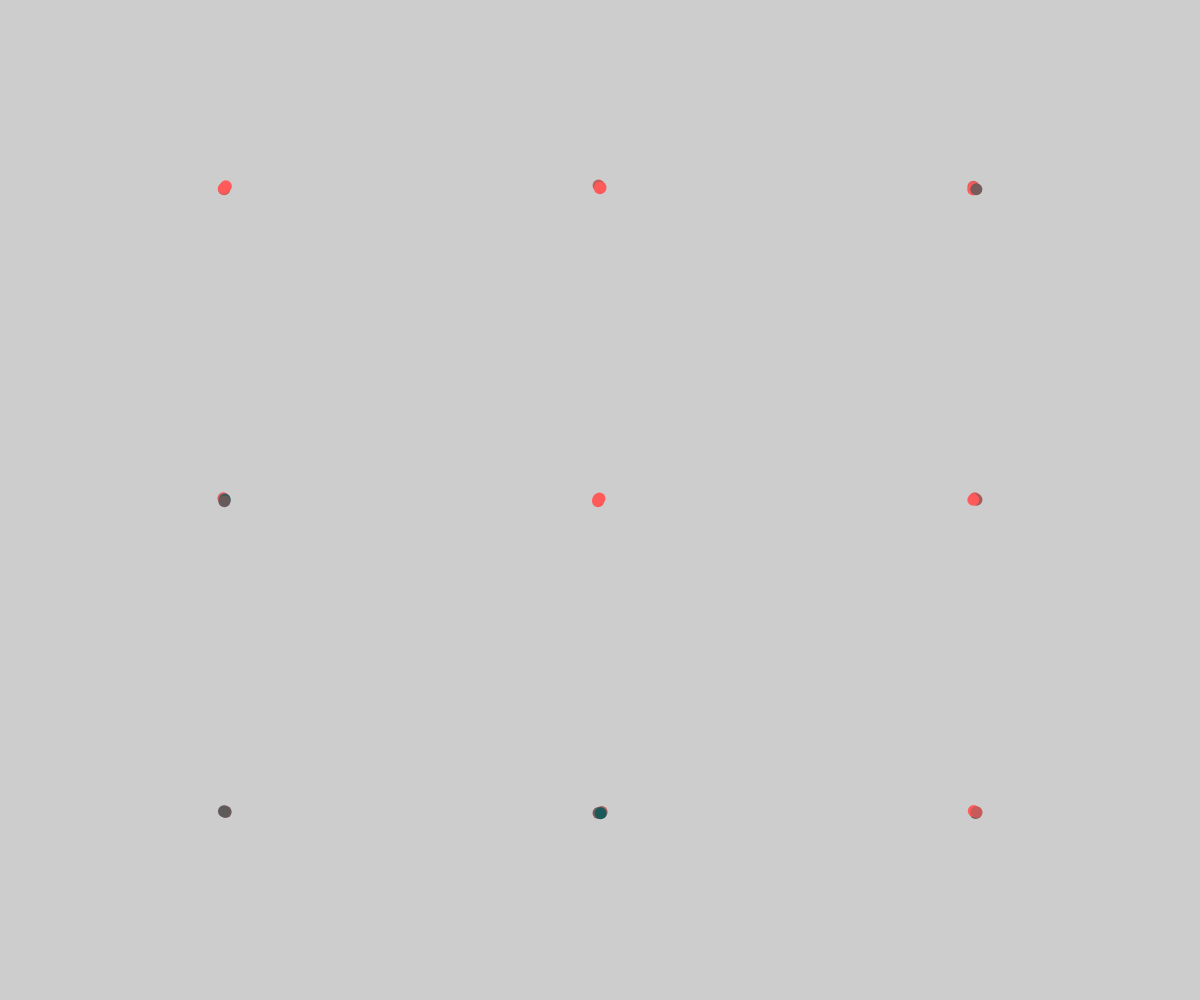
Frame 1 (no input)
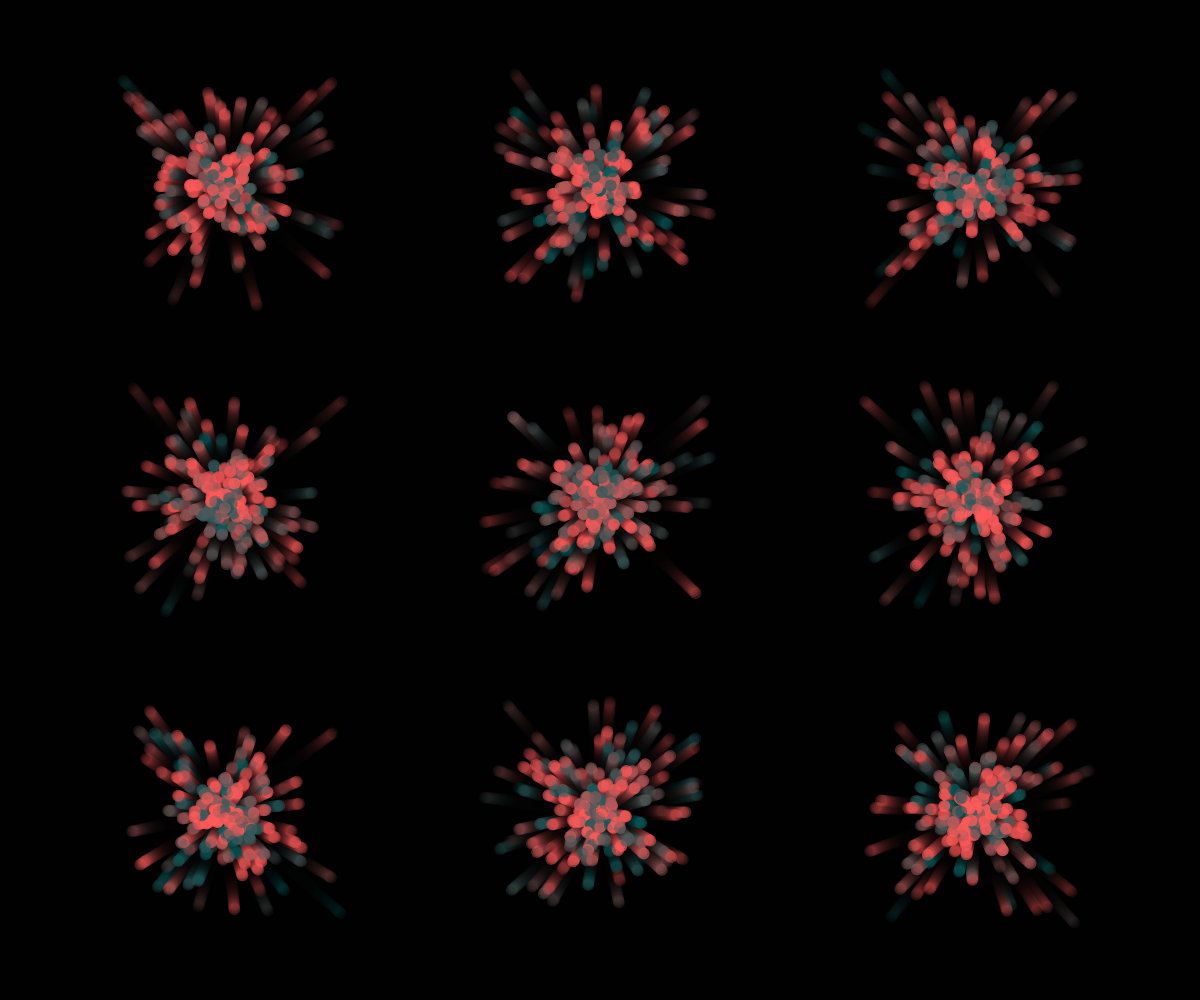
Frame 60 (no input)
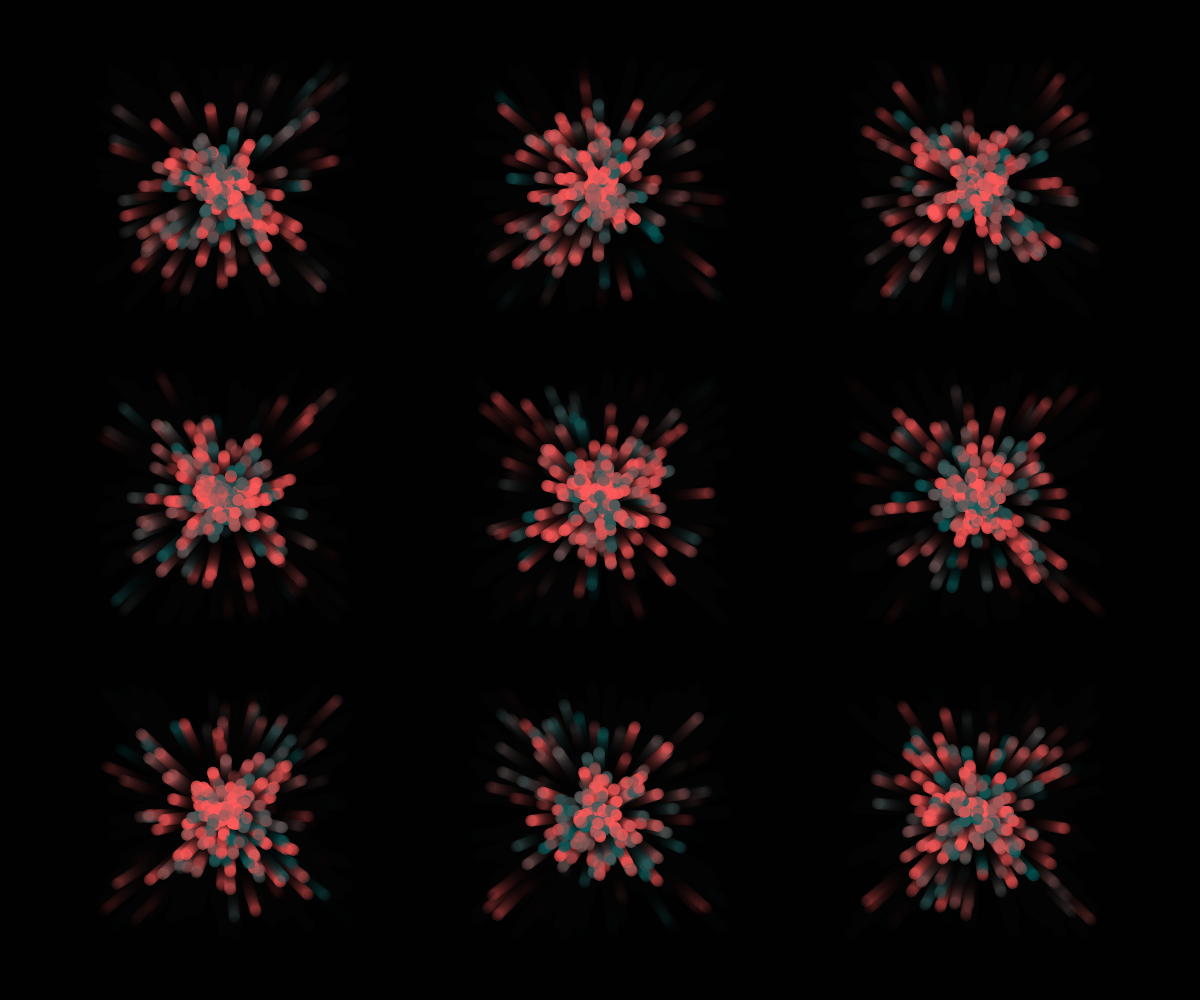
Frame 120 (the mouse pressed at the canvas centre since frame 60)

The p5.js sketch that drew these frames (run headless with seeded random() and noise() and a simulated clock; from frame 60 on, the mouse is pressed at the canvas centre):

// p5.js sketch
// ── sketch.js
let particles = [];
let num = 3;

function setup() {
  createCanvas(windowWidth, windowHeight);
  noStroke();
}

function draw() {
  background(0, 50); // 少し透明な黒で背景を塗り、軌跡を残す

  // マウスの位置に新しいパーティクルを追加
  for (let i = 0; i < num; i++) {
    let p = grid(num);
    particles.push(p);
  }

  // すべてのパーティクルを更新・表示
  for (let i = particles.length - 1; i >= 0; i--) {
    for (let j = 0; j < particles[i].length; j++) {
      particles[i][j].update();
      particles[i][j].show();
      if (particles[i][j].isFinished()) {
        // 寿命が尽きたパーティクルを配列から削除
        particles[i].splice(i, 1);
        break;
      }
    }
  }
}

/** num個で分割したグリッドを画面いっぱいに生成する
 * @method grid
 * @param  {Number}        num           画面の分割数
 */
const grid = (num, colors) => {
  const n1 = num + 1;

  const margin_left = width / n1 / n1;
  const margin_bottom = height / n1 / n1;

  const nw = width / n1;
  const nh = height / n1;
  const particles = [];

  for (let i = 0; i < num; i++) {
    for (let j = 0; j < num; j++) {
      const x = nw * i + margin_left * (i + 1);
      const y = nh * j + margin_bottom * (j + 1);
      // fill(random(colors));
      // circle(x + nw / 2, y + nw / 2, random(nw / 2, nw));
      let p = new Particle(x + nw / 2, y + nh / 2);
      particles.push(p);
    }
  }
  return particles;
};

class Particle {
  constructor(x, y) {
    this.x = x;
    this.y = y;
    // ランダムな方向への速度
    this.vx = random(-2, 2);
    this.vy = random(-2, 2);
    // ランダムな色 (HSBカラーモードを使用)
    this.color = color(random(360), 90, 90, 0.8);
    // 寿命
    this.lifespan = 255;
  }

  update() {
    this.x += this.vx;
    this.y += this.vy;
    // 寿命を減らす
    this.lifespan -= 4;
  }

  show() {
    fill(
      this.color.levels[0],
      this.color.levels[1],
      this.color.levels[2],
      this.lifespan
    );
    ellipse(this.x, this.y, 12, 12);
  }

  isFinished() {
    return this.lifespan < 0;
  }
}

function windowResized() {
  resizeCanvas(windowWidth, windowHeight);
}
